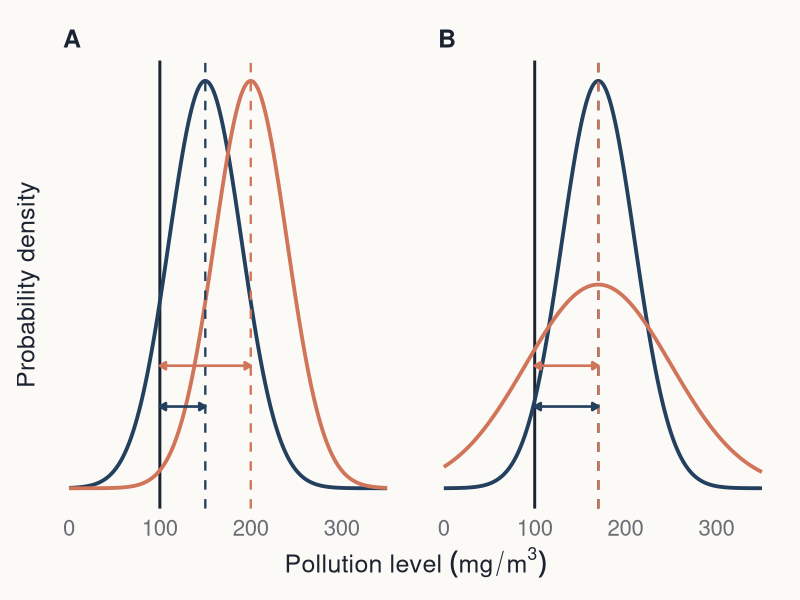
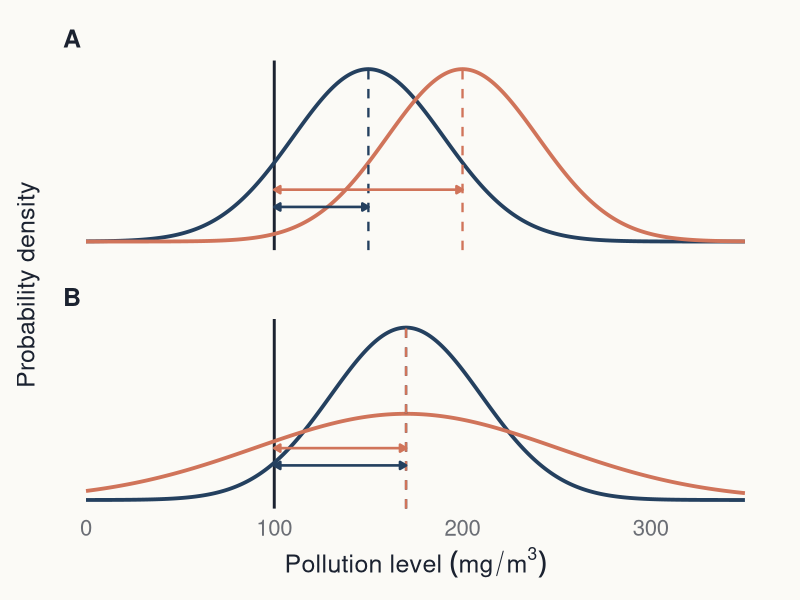
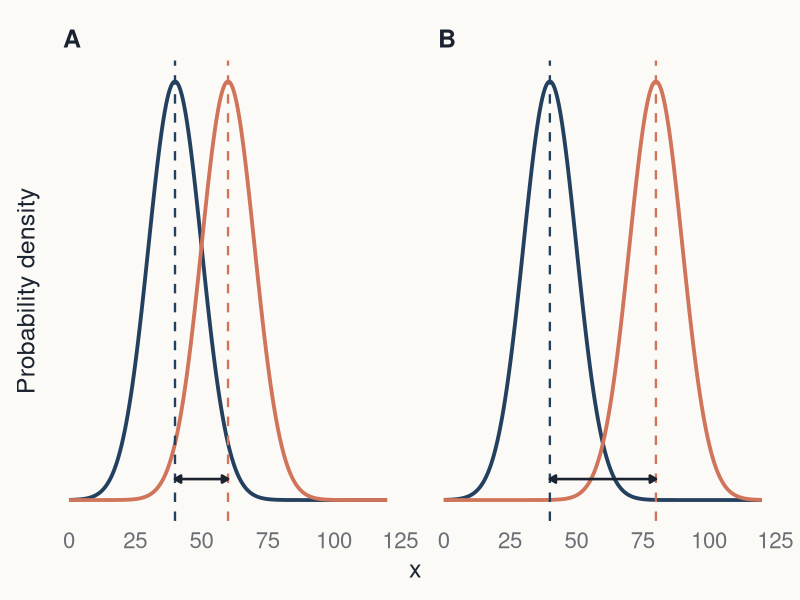
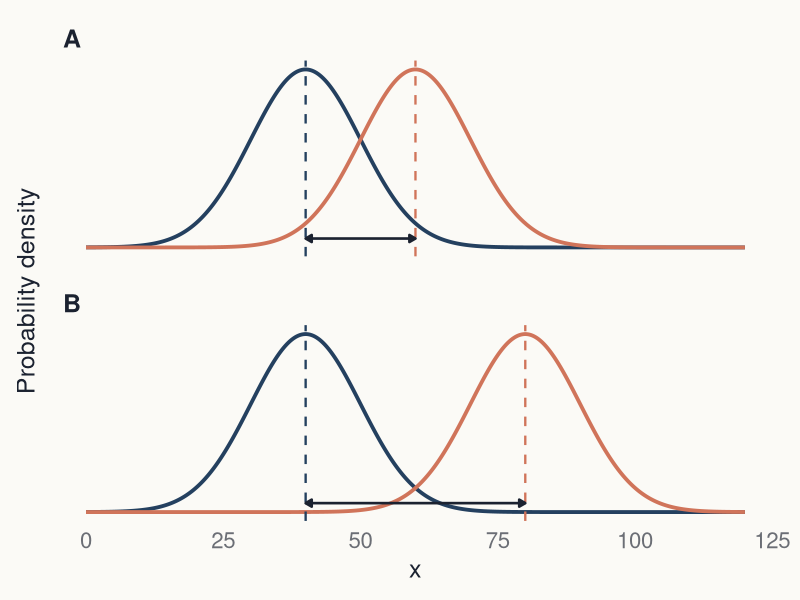
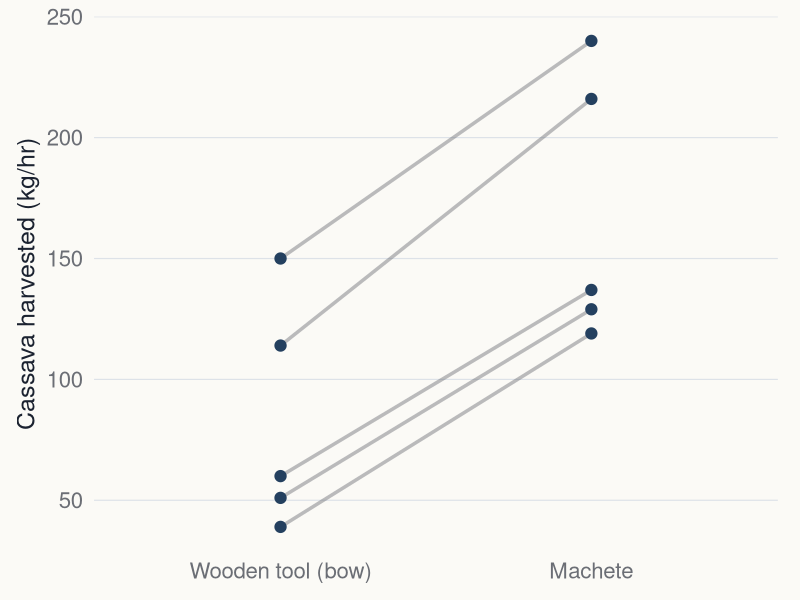
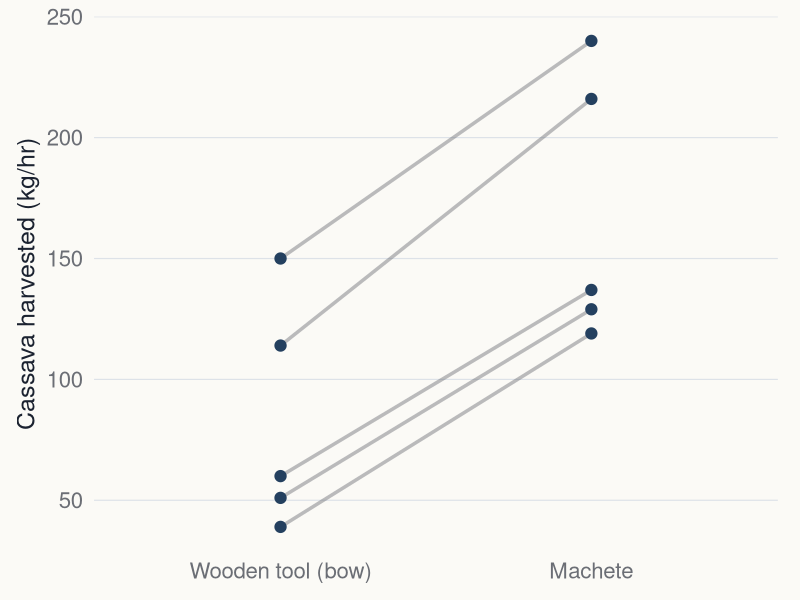
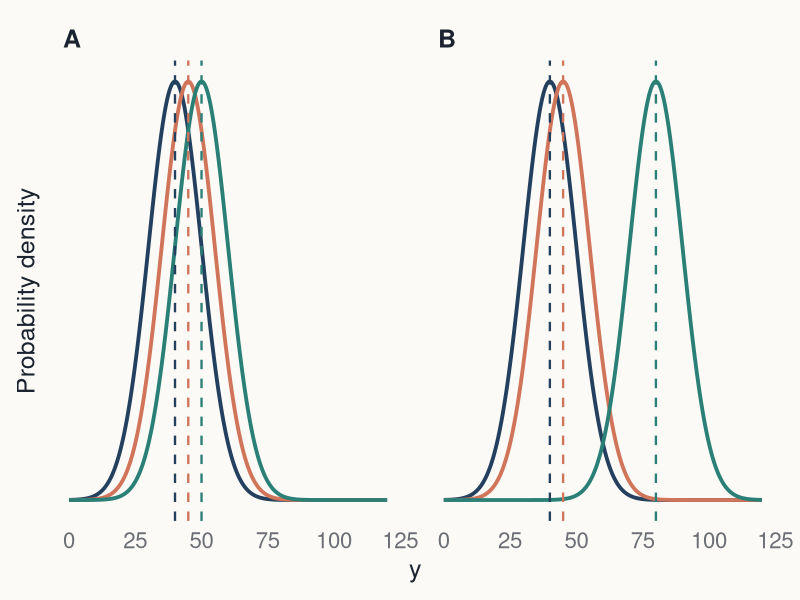
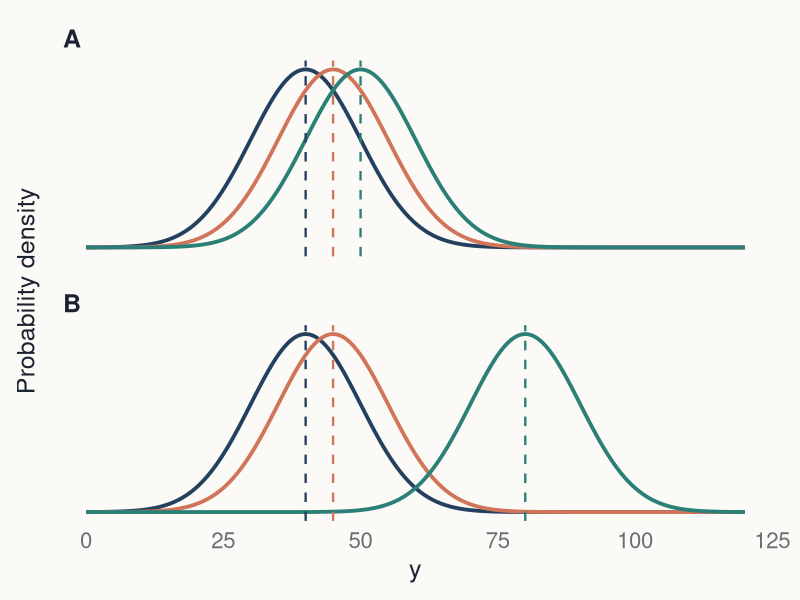

Reproduce these figures in R, in order. (Note: this script raises an error after producing the figures.)
# Load packages -----------------------------------------------------------

library(ggplot2)
library(dplyr)
library(tidyr)
library(ragg)
library(patchwork)


# Define the BB852 theme and export functions -----------------------------

bb852 <- list(
  bg       = "#FBFAF6",
  text     = "#1B2230",
  muted    = "#6B6E75",
  grid     = "#DDE2E8",
  axis     = "#BCC6D2",
  slate    = "#24405F",
  coral    = "#D0745A",
  teal     = "#2A7F76",
  grey     = "#6B6E75",
  light    = "#9FB0C4",
  panel    = "#EDEFF1"
)

bb852_discrete <- c(
  bb852$slate,
  bb852$coral,
  bb852$teal,
  bb852$grey
)

theme_bb852 <- function(
    base_size = 18,
    base_family = "Avenir Next"
) {
  theme_minimal(
    base_size = base_size,
    base_family = base_family
  ) +
    theme(
      plot.background = element_rect(
        fill = bb852$bg, colour = NA
      ),
      panel.background = element_rect(
        fill = bb852$bg, colour = NA
      ),
      panel.grid.major = element_line(
        colour = bb852$grid, linewidth = 0.4
      ),
      panel.grid.minor = element_blank(),
      axis.title = element_text(
        colour = bb852$text, size = base_size
      ),
      axis.text = element_text(
        colour = bb852$muted, size = base_size - 2
      ),
      axis.ticks = element_blank(),
      legend.position = "top",
      legend.justification = "left",
      legend.title = element_blank(),
      legend.text = element_text(
        colour = bb852$text, size = base_size - 2
      ),
      legend.background = element_rect(
        fill = bb852$bg, colour = NA
      ),
      legend.key = element_rect(
        fill = bb852$bg, colour = NA
      ),
      strip.text = element_text(
        colour = bb852$text,
        size = base_size - 2,
        face = "bold",
        hjust = 0
      ),
      plot.title = element_blank(),
      plot.subtitle = element_blank(),
      plot.caption = element_blank(),
      plot.margin = margin(12, 16, 12, 12)
    )
}

scale_colour_bb852 <- function(...) {
  scale_colour_manual(values = bb852_discrete, ...)
}

scale_fill_bb852 <- function(...) {
  scale_fill_manual(values = bb852_discrete, ...)
}

scale_colour_bb852_seq <- function(...) {
  scale_colour_gradient(
    low = bb852$panel,
    high = bb852$slate,
    ...
  )
}

scale_fill_bb852_seq <- function(...) {
  scale_fill_gradient(
    low = bb852$panel,
    high = bb852$slate,
    ...
  )
}

scale_colour_bb852_div <- function(midpoint = 0, ...) {
  scale_colour_gradient2(
    low = bb852$teal,
    mid = "#F2F2EE",
    high = bb852$coral,
    midpoint = midpoint,
    ...
  )
}

scale_fill_bb852_div <- function(midpoint = 0, ...) {
  scale_fill_gradient2(
    low = bb852$teal,
    mid = "#F2F2EE",
    high = bb852$coral,
    midpoint = midpoint,
    ...
  )
}

bb852_sizes <- list(
  full     = c(11.73, 3.95),
  takeaway = c(7.40, 4.25),
  half     = c(5.57, 4.25),
  third    = c(3.64, 5.30),
  slide    = c(13.33, 7.50)
)

save_bb852 <- function(
    plot,
    filename,
    layout = "full"
) {
  size <- bb852_sizes[[layout]]

  if (is.null(size)) {
    stop(
      "layout must be one of: ",
      paste(names(bb852_sizes), collapse = ", ")
    )
  }

  ggsave(
    paste0(filename, ".png"),
    plot,
    width = size[1],
    height = size[2],
    units = "in",
    dpi = 300,
    device = ragg::agg_png,
    bg = bb852$bg
  )

  invisible(filename)
}

available_fonts <- unique(systemfonts::system_fonts()$family)
bb852_font <- if ("Avenir Next" %in% available_fonts) {
  "Avenir Next"
} else {
  "Helvetica"
}


output_root <- file.path(
  "lecture_figures",
  "statistics_roadmap",
  "output"
)
unlink(output_root, recursive = TRUE)
full_output_directory <- file.path(output_root, "full")
half_output_directory <- file.path(output_root, "half")
dir.create(full_output_directory, recursive = TRUE, showWarnings = FALSE)
dir.create(half_output_directory, recursive = TRUE, showWarnings = FALSE)

save_figure_versions <- function(plot, filename, half_plot = plot) {
  save_bb852(
    plot,
    file.path(full_output_directory, filename),
    layout = "full"
  )
  save_bb852(
    half_plot,
    file.path(half_output_directory, filename),
    layout = "half"
  )
}


# Helper for normal-curve concept figures ---------------------------------

# Each row of `curves` defines one normal distribution: a panel label, a
# group, a mean and an SD. Returns density values on a regular grid.
normal_curve_data <- function(curves, x_range, n = 401) {
  x_grid <- seq(x_range[1], x_range[2], length.out = n)

  bind_rows(lapply(seq_len(nrow(curves)), function(i) {
    data.frame(
      panel = curves$panel[i],
      group = curves$group[i],
      x = x_grid,
      density = dnorm(x_grid, curves$mean[i], curves$sd[i])
    )
  }))
}

# Panel strips ("A", "B") are used instead of plot titles, so the panels
# can be placed side by side (full) or stacked (half).
concept_theme <- function() {
  theme_bb852(base_family = bb852_font) +
    theme(
      panel.grid.major.x = element_blank(),
      panel.grid.major.y = element_blank(),
      axis.text.y = element_blank(),
      legend.position = "none",
      strip.text = element_text(
        colour = bb852$text,
        size = 18,
        face = "bold",
        hjust = 0
      ),
      panel.spacing = grid::unit(18, "pt")
    )
}


# Generate Figure 1: one-sample t-test concept -----------------------------

one_sample_curves <- data.frame(
  panel = c("A", "A", "B", "B"),
  group = c("first", "second", "first", "second"),
  mean = c(150, 200, 170, 170),
  sd = c(40, 40, 40, 80)
)

one_sample_density <- normal_curve_data(one_sample_curves, c(0, 350))

one_sample_arrows <- one_sample_curves %>%
  mutate(
    y = ifelse(group == "first", 0.0020, 0.0030),
    x = 100
  )

one_sample_colours <- c(first = bb852$slate, second = bb852$coral)

one_sample_base <- ggplot(one_sample_density, aes(x = x, y = density)) +
  geom_vline(
    xintercept = 100,
    colour = bb852$text,
    linewidth = 1
  ) +
  geom_line(aes(colour = group), linewidth = 1.3) +
  geom_vline(
    data = one_sample_curves,
    aes(xintercept = mean, colour = group),
    linetype = "dashed",
    linewidth = 0.8
  ) +
  geom_segment(
    data = one_sample_arrows,
    aes(x = x, xend = mean, y = y, yend = y, colour = group),
    linewidth = 0.9,
    arrow = grid::arrow(
      ends = "both",
      type = "closed",
      length = grid::unit(0.07, "inches")
    )
  ) +
  scale_colour_manual(values = one_sample_colours) +
  scale_x_continuous(breaks = seq(0, 300, by = 100)) +
  labs(
    x = expression(Pollution ~ level ~ (mg / m^3)),
    y = "Probability density"
  ) +
  concept_theme()

figure_1 <- one_sample_base + facet_wrap(~panel, nrow = 1)
figure_1_half <- one_sample_base + facet_wrap(~panel, ncol = 1)


# Generate Figure 2: two-sample t-test concept -----------------------------

two_sample_curves <- data.frame(
  panel = c("A", "A", "B", "B"),
  group = c("first", "second", "first", "second"),
  mean = c(40, 60, 40, 80),
  sd = c(10, 10, 10, 10)
)

two_sample_density <- normal_curve_data(two_sample_curves, c(0, 120))

two_sample_arrows <- two_sample_curves %>%
  group_by(panel) %>%
  summarise(x = min(mean), xend = max(mean), .groups = "drop") %>%
  mutate(y = 0.002)

two_sample_base <- ggplot(two_sample_density, aes(x = x, y = density)) +
  geom_line(aes(colour = group), linewidth = 1.3) +
  geom_vline(
    data = two_sample_curves,
    aes(xintercept = mean, colour = group),
    linetype = "dashed",
    linewidth = 0.8
  ) +
  geom_segment(
    data = two_sample_arrows,
    aes(x = x, xend = xend, y = y, yend = y),
    colour = bb852$text,
    linewidth = 0.9,
    arrow = grid::arrow(
      ends = "both",
      type = "closed",
      length = grid::unit(0.07, "inches")
    )
  ) +
  scale_colour_manual(values = one_sample_colours) +
  scale_x_continuous(breaks = seq(0, 125, by = 25)) +
  labs(x = "x", y = "Probability density") +
  concept_theme()

figure_2 <- two_sample_base + facet_wrap(~panel, nrow = 1)
figure_2_half <- two_sample_base + facet_wrap(~panel, ncol = 1)


# Generate Figure 3: paired t-test (cassava tool use) ----------------------

tool_use <- read.csv("CourseData/toolUse.csv", fileEncoding = "UTF-8-BOM")
tool_use$tool <- factor(tool_use$tool, levels = c("bow", "machete"))

stopifnot(
  nrow(tool_use) == 10,
  all(table(tool_use$subjectID) == 2),
  !anyNA(tool_use$amount)
)

figure_3 <- ggplot(
  tool_use,
  aes(x = tool, y = amount, group = subjectID)
) +
  geom_line(
    colour = bb852$grey,
    linewidth = 1.2,
    alpha = 0.45
  ) +
  geom_point(colour = bb852$slate, size = 3.5) +
  scale_x_discrete(labels = c(bow = "Wooden tool (bow)", machete = "Machete")) +
  labs(x = NULL, y = "Cassava harvested (kg/hr)") +
  theme_bb852(base_family = bb852_font) +
  theme(panel.grid.major.x = element_blank())


# Generate Figure 4: one-way ANOVA concept ---------------------------------

anova_curves <- data.frame(
  panel = rep(c("A", "B"), each = 3),
  group = rep(c("first", "second", "third"), times = 2),
  mean = c(40, 45, 50, 40, 45, 80),
  sd = 10
)

anova_density <- normal_curve_data(anova_curves, c(0, 120))

anova_colours <- c(
  first = bb852$slate,
  second = bb852$coral,
  third = bb852$teal
)

anova_base <- ggplot(anova_density, aes(x = x, y = density)) +
  geom_line(aes(colour = group), linewidth = 1.3) +
  geom_vline(
    data = anova_curves,
    aes(xintercept = mean, colour = group),
    linetype = "dashed",
    linewidth = 0.8
  ) +
  scale_colour_manual(values = anova_colours) +
  scale_x_continuous(breaks = seq(0, 125, by = 25)) +
  labs(x = "y", y = "Probability density") +
  concept_theme()

figure_4 <- anova_base + facet_wrap(~panel, nrow = 1)
figure_4_half <- anova_base + facet_wrap(~panel, ncol = 1)


# Generate Figure 5: one-way ANOVA (espresso foam) -------------------------

espresso <- read.csv("CourseData/espresso.csv")
espresso$method <- factor(espresso$method, levels = c("BM", "HIP", "IES"))

stopifnot(
  nrow(espresso) == 27,
  !anyNA(espresso$foamIndx),
  nlevels(espresso$method) == 3
)

figure_5 <- ggplot(espresso, aes(x = method, y = foamIndx)) +
  geom_boxplot(
    width = 0.5,
    fill = bb852$panel,
    colour = bb852$muted,
    linewidth = 0.7,
    outlier.shape = NA
  ) +
  geom_point(
    colour = bb852$slate,
    size = 3.2,
    position = position_jitter(width = 0.12, height = 0, seed = 43)
  ) +
  labs(x = "Method", y = "Foam index") +
  theme_bb852(base_family = bb852_font) +
  theme(panel.grid.major.x = element_blank())


# Simulate data and generate Figure 6: linear regression ------------------

# Illustrative simulated data (no course dataset): y = 0.2 + 1.5x + noise.
set.seed(8521)
regression_data <- data.frame(x = runif(30, 0, 10)) %>%
  mutate(y = 0.2 + 1.5 * x + rnorm(n(), 0, 1.3))

regression_fit <- lm(y ~ x, data = regression_data)
stopifnot(coef(regression_fit)[["x"]] > 1)

figure_6 <- ggplot(regression_data, aes(x = x, y = y)) +
  geom_smooth(
    method = "lm",
    formula = y ~ x,
    se = FALSE,
    colour = bb852$coral,
    linewidth = 1.3
  ) +
  geom_point(colour = bb852$slate, size = 3.2) +
  labs(x = "x", y = "y") +
  theme_bb852(base_family = bb852_font)


# Simulate data and generate Figure 7: ANCOVA -----------------------------

# Illustrative simulated data: two groups with a common slope and
# different intercepts.
set.seed(8522)
ancova_data <- data.frame(
  group = factor(rep(c("A", "B"), each = 15)),
  x = runif(30, 0, 10)
) %>%
  mutate(y = ifelse(group == "A", 4, 0.5) + 1.4 * x + rnorm(n(), 0, 1.2))

ancova_fit <- lm(y ~ x + group, data = ancova_data)
ancova_lines <- expand.grid(
  x = c(0, 10),
  group = levels(ancova_data$group)
) %>%
  mutate(y = predict(ancova_fit, newdata = .))

figure_7 <- ggplot(ancova_data, aes(x = x, y = y, colour = group)) +
  geom_line(data = ancova_lines, linewidth = 1.3) +
  geom_point(size = 3.2) +
  scale_colour_manual(values = c(A = bb852$coral, B = bb852$slate)) +
  labs(x = "x", y = "y") +
  theme_bb852(base_family = bb852_font)


# Simulate data and generate Figure 8: multiple regression ----------------

# Illustrative simulated data: a response (NTAV) explained by two
# continuous variables (age and weight); lines show fitted values at
# fixed weights.
set.seed(8523)
multiple_data <- data.frame(
  age = runif(120, 35, 85),
  weight = runif(120, 40, 90)
) %>%
  mutate(
    NTAV = -25 + 0.45 * age + 0.9 * weight +
      0.012 * age * weight + rnorm(n(), 0, 14)
  )

multiple_fit <- lm(NTAV ~ age * weight, data = multiple_data)
multiple_lines <- expand.grid(
  age = c(35, 85),
  weight = seq(40, 90, by = 10)
) %>%
  mutate(NTAV = predict(multiple_fit, newdata = .))

figure_8 <- ggplot(
  multiple_data,
  aes(x = age, y = NTAV, colour = weight)
) +
  geom_line(
    data = multiple_lines,
    aes(group = weight),
    linewidth = 1.1
  ) +
  geom_point(size = 2.8, alpha = 0.9) +
  scale_colour_gradient(
    low = bb852$light,
    high = bb852$slate,
    name = "Weight",
    breaks = seq(40, 90, by = 10)
  ) +
  labs(x = "Age", y = "NTAV") +
  theme_bb852(base_family = bb852_font) +
  theme(
    legend.position = "right",
    legend.title = element_text(colour = bb852$text, size = 16),
    legend.key.height = grid::unit(28, "pt")
  )


# Simulate data and generate Figure 9: model comparison -------------------

# Three candidate models fitted to the same kind of data: separate slopes
# and intercepts (interaction), separate intercepts (ANCOVA), and a single
# regression line ignoring group.
set.seed(8524)
comparison_data <- data.frame(
  group = factor(rep(c("A", "B"), each = 15)),
  x = runif(30, 0, 10)
) %>%
  mutate(
    y = ifelse(group == "A", 4.5 + 1.0 * x, 1 + 1.45 * x) +
      rnorm(n(), 0, 1.2)
  )

model_lines <- function(fit, label, by_group = TRUE) {
  grid <- expand.grid(x = c(0, 10), group = levels(comparison_data$group))
  grid$y <- predict(fit, newdata = grid)
  if (!by_group) grid$group <- "All"
  grid$model <- label
  distinct(grid)
}

model_labels <- c(
  "y ~ x * group",
  "y ~ x + group",
  "y ~ x"
)

comparison_lines <- bind_rows(
  model_lines(lm(y ~ x * group, comparison_data), model_labels[1]),
  model_lines(lm(y ~ x + group, comparison_data), model_labels[2]),
  model_lines(lm(y ~ x, comparison_data), model_labels[3], by_group = FALSE)
) %>%
  mutate(model = factor(model, levels = model_labels))

comparison_points <- bind_rows(lapply(model_labels, function(label) {
  mutate(comparison_data, model = label)
})) %>%
  mutate(model = factor(model, levels = model_labels))

comparison_colours <- c(
  A = bb852$coral,
  B = bb852$slate,
  All = bb852$text
)

comparison_base <- ggplot(
  comparison_points,
  aes(x = x, y = y, colour = group)
) +
  geom_line(
    data = comparison_lines,
    aes(group = group),
    linewidth = 1.3
  ) +
  geom_point(size = 2.6) +
  scale_colour_manual(
    values = comparison_colours,
    breaks = c("A", "B")
  ) +
  labs(x = "x", y = "y") +
  theme_bb852(base_family = bb852_font) +
  theme(
    strip.text = element_text(
      colour = bb852$text,
      size = 16,
      face = "bold",
      family = "mono",
      hjust = 0
    ),
    panel.spacing = grid::unit(18, "pt")
  )

figure_9 <- comparison_base + facet_wrap(~model, nrow = 1)
figure_9_half <- comparison_base +
  facet_wrap(~model, ncol = 1) +
  theme(
    legend.position = "none",
    strip.text = element_text(size = 13, family = "mono", face = "bold",
                              colour = bb852$text, hjust = 0),
    axis.text = element_text(size = 12),
    panel.spacing = grid::unit(6, "pt")
  )


# Simulate data and generate Figure 10: binomial GLM ----------------------

# Illustrative simulated success/failure data with a steep logistic
# relationship to x.
set.seed(8525)
binomial_data <- data.frame(x = runif(60, -90, 90)) %>%
  mutate(y = rbinom(n(), 1, plogis(0.12 * x)))

binomial_fit <- glm(y ~ x, family = binomial, data = binomial_data)
binomial_curve <- data.frame(x = seq(-100, 100, length.out = 400)) %>%
  mutate(y = predict(binomial_fit, newdata = ., type = "response"))

figure_10 <- ggplot(binomial_data, aes(x = x, y = y)) +
  geom_line(
    data = binomial_curve,
    colour = bb852$coral,
    linewidth = 1.3
  ) +
  geom_point(
    colour = bb852$slate,
    size = 3,
    alpha = 0.7,
    position = position_jitter(width = 0, height = 0.015, seed = 1)
  ) +
  scale_y_continuous(breaks = seq(0, 1, by = 0.25)) +
  labs(x = "x", y = "Probability of success") +
  theme_bb852(base_family = bb852_font)


# Simulate data and generate Figure 11: Poisson GLM -----------------------

# Illustrative simulated count data with a log-linear relationship to x.
set.seed(8526)
poisson_data <- data.frame(x = runif(70, 0, 10)) %>%
  mutate(y = rpois(n(), exp(0.05 + 0.25 * x)))

poisson_fit <- glm(y ~ x, family = poisson, data = poisson_data)
poisson_curve <- data.frame(x = seq(0, 10, length.out = 200)) %>%
  mutate(y = predict(poisson_fit, newdata = ., type = "response"))

figure_11 <- ggplot(poisson_data, aes(x = x, y = y)) +
  geom_line(
    data = poisson_curve,
    colour = bb852$coral,
    linewidth = 1.3
  ) +
  geom_point(colour = bb852$slate, size = 3, alpha = 0.85) +
  labs(x = "x", y = "Count (y)") +
  theme_bb852(base_family = bb852_font)


# Save all figures ---------------------------------------------------------

save_figure_versions(figure_1, "01_one_sample_t_test", figure_1_half)
save_figure_versions(figure_2, "02_two_sample_t_test", figure_2_half)
save_figure_versions(figure_3, "03_paired_t_test_tool_use")
save_figure_versions(figure_4, "04_anova_concept", figure_4_half)
save_figure_versions(figure_5, "05_anova_espresso")
save_figure_versions(figure_6, "06_linear_regression")
save_figure_versions(figure_7, "07_ancova")
save_figure_versions(figure_8, "08_multiple_regression")
save_figure_versions(figure_9, "09_model_comparison", figure_9_half)
save_figure_versions(figure_10, "10_glm_binomial")
save_figure_versions(figure_11, "11_glm_poisson")


# Run validation checks ---------------------------------------------------

output_stems <- c(
  "01_one_sample_t_test",
  "02_two_sample_t_test",
  "03_paired_t_test_tool_use",
  "04_anova_concept",
  "05_anova_espresso",
  "06_linear_regression",
  "07_ancova",
  "08_multiple_regression",
  "09_model_comparison",
  "10_glm_binomial",
  "11_glm_poisson"
)
expected_output_files <- c(
  file.path(full_output_directory, paste0(output_stems, ".png")),
  file.path(half_output_directory, paste0(output_stems, ".png"))
)

stopifnot(
  length(expected_output_files) == 22,
  all(file.exists(expected_output_files)),
  all(file.info(expected_output_files)$size > 0)
)

message(
  "Created full- and half-width versions of eleven BB852 statistics ",
  "roadmap figures as PNG files in ", output_root,
  ". All validation checks passed."
)
